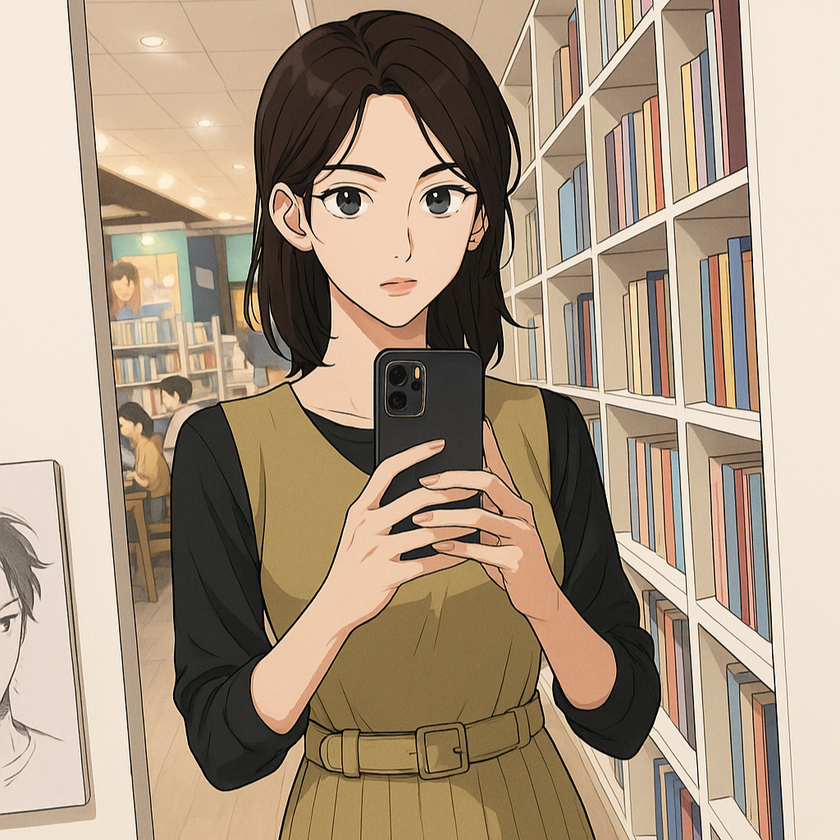
#> input picture me.png, 840 x 840 px, shrunk from 1024 x 1024 before the run
$ jupyter execute face_detection.ipynb   (shell and % lines are left out)
#> lines starting #> are read from the running program, lines starting #| are printed output that depends on the picture
[cell 1]
import cv2
from matplotlib import pyplot as plt

print(cv2.__version__)

[cell 2]
image = cv2.imread("me.png")
#> image is the input picture: shape (840, 840, 3); mean B, G, R 131.5, 152.8, 171.7

if image is None:
    raise FileNotFoundError("Could not load me.png")

image_rgb = cv2.cvtColor(image, cv2.COLOR_BGR2RGB)

plt.figure(figsize=(8, 6))
plt.imshow(image_rgb)
plt.axis("off")
plt.show()

[cell 3]
model = cv2.CascadeClassifier(cv2.data.haarcascades + "haarcascade_frontalface_default.xml")

if model.empty():
    raise RuntimeError("Could not load the Haar Cascade model.")

[cell 4]
gray = cv2.cvtColor(image, cv2.COLOR_BGR2GRAY)
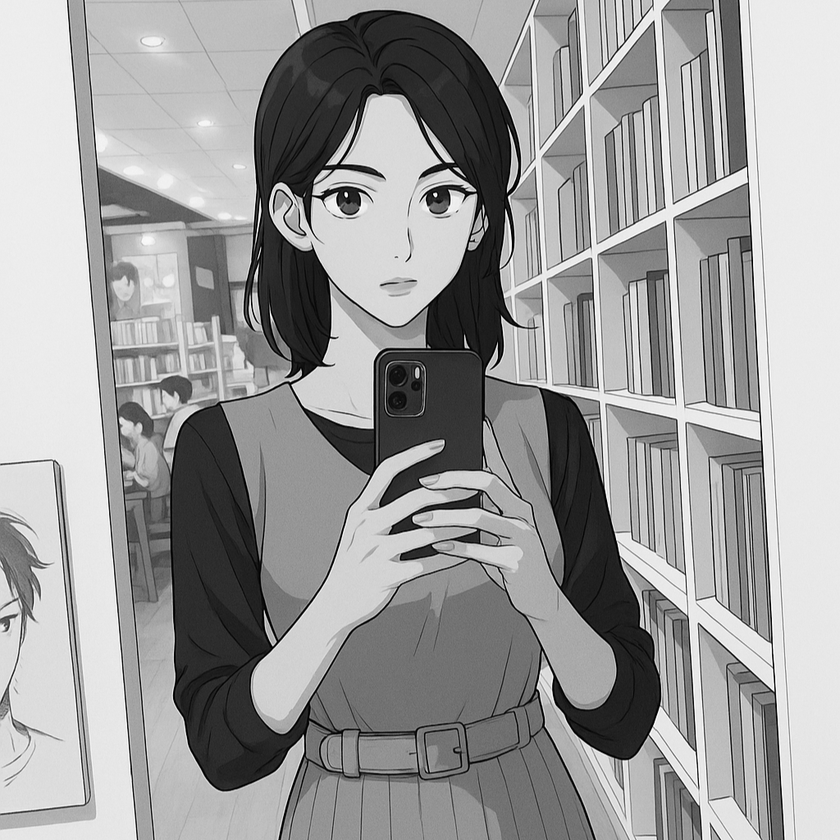
#> gray: shape (840, 840); min 0, max 255, mean 156

faces = model.detectMultiScale(gray, scaleFactor=1.1, minNeighbors=5, minSize=(30, 30))
#> faces = [[91, 230, 104, 104], [293, 123, 204, 204]]

print(f"Number of faces detected: {len(faces)}")
#| Number of faces detected: 2

[cell 5]
result = image_rgb.copy()

for x, y, w, h in faces:
    cv2.rectangle(
        result,
        (x, y),
        (x + w, y + h),
        (0, 255, 0),
        3
    )
#> this loop made 2 passes
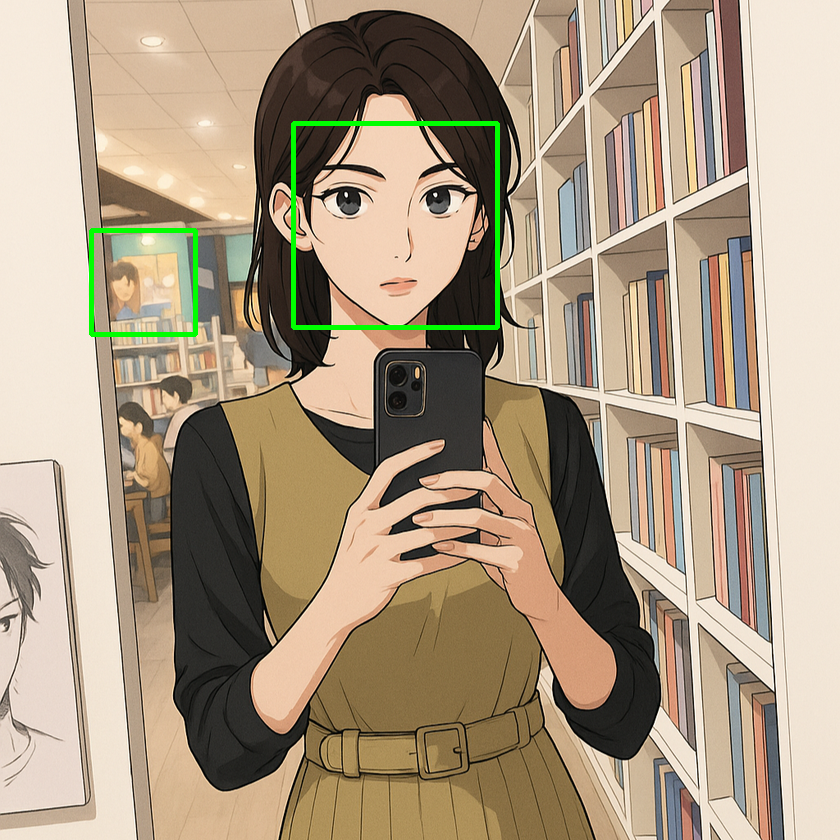
#> result: shape (840, 840, 3); mean R, G, B 170.8, 154.2, 130.8
